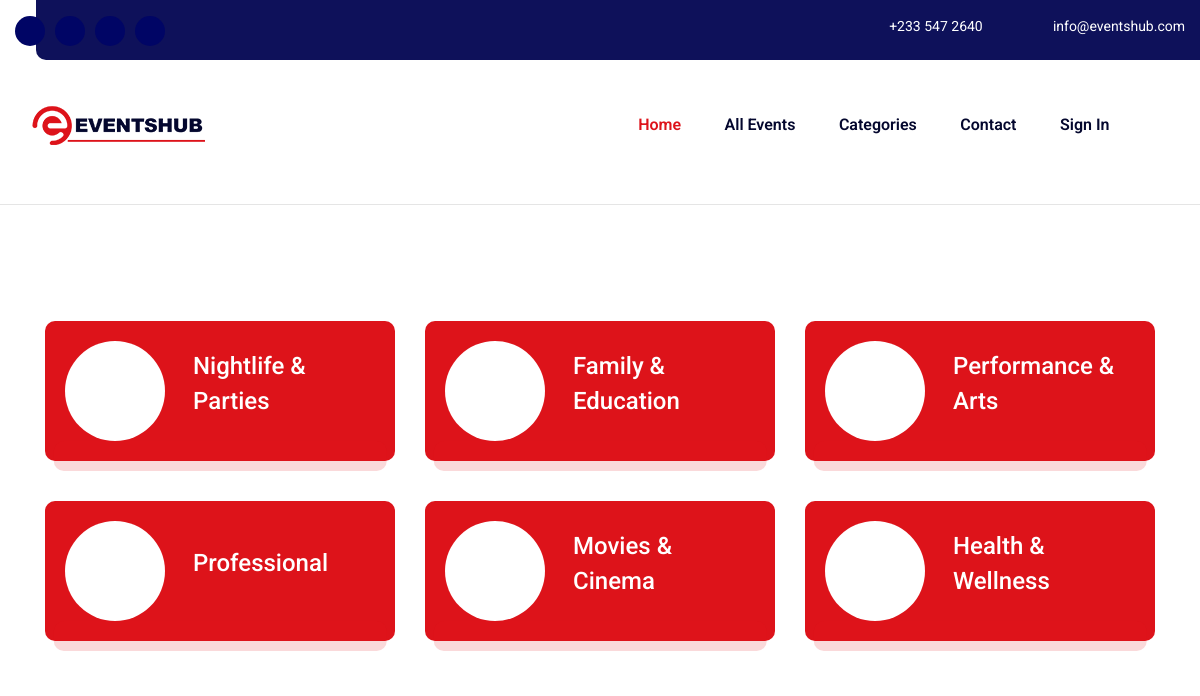
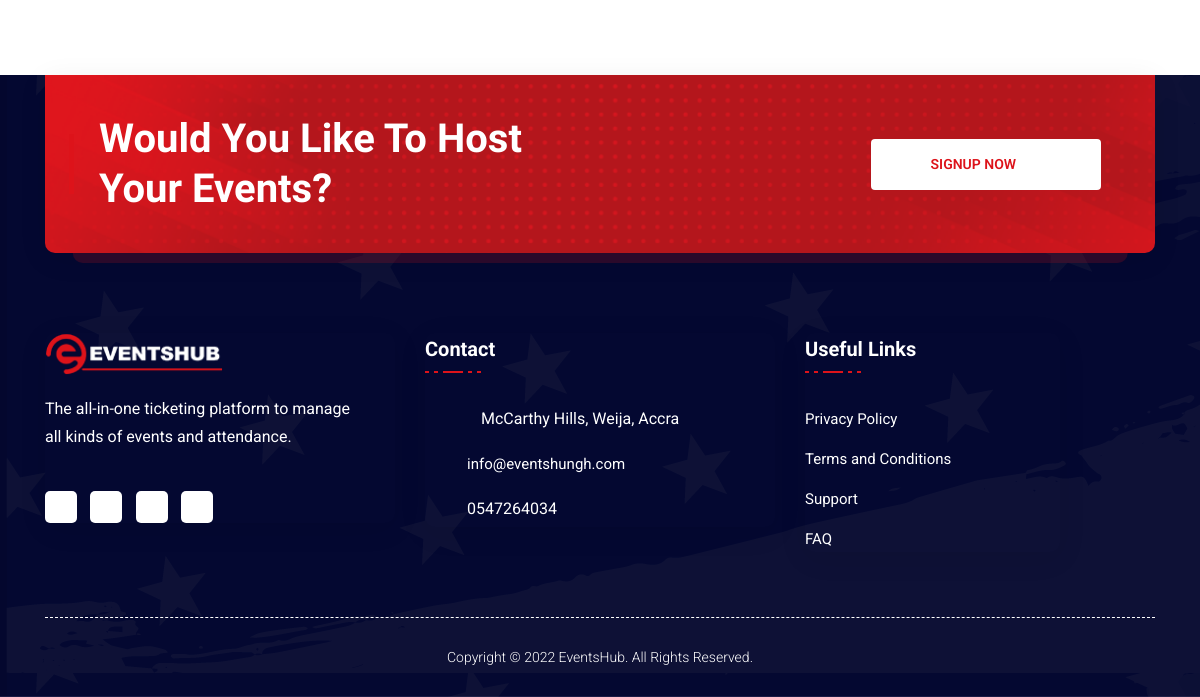
Page /event-categories/ on the earlier database version (2 pictures, top to bottom).
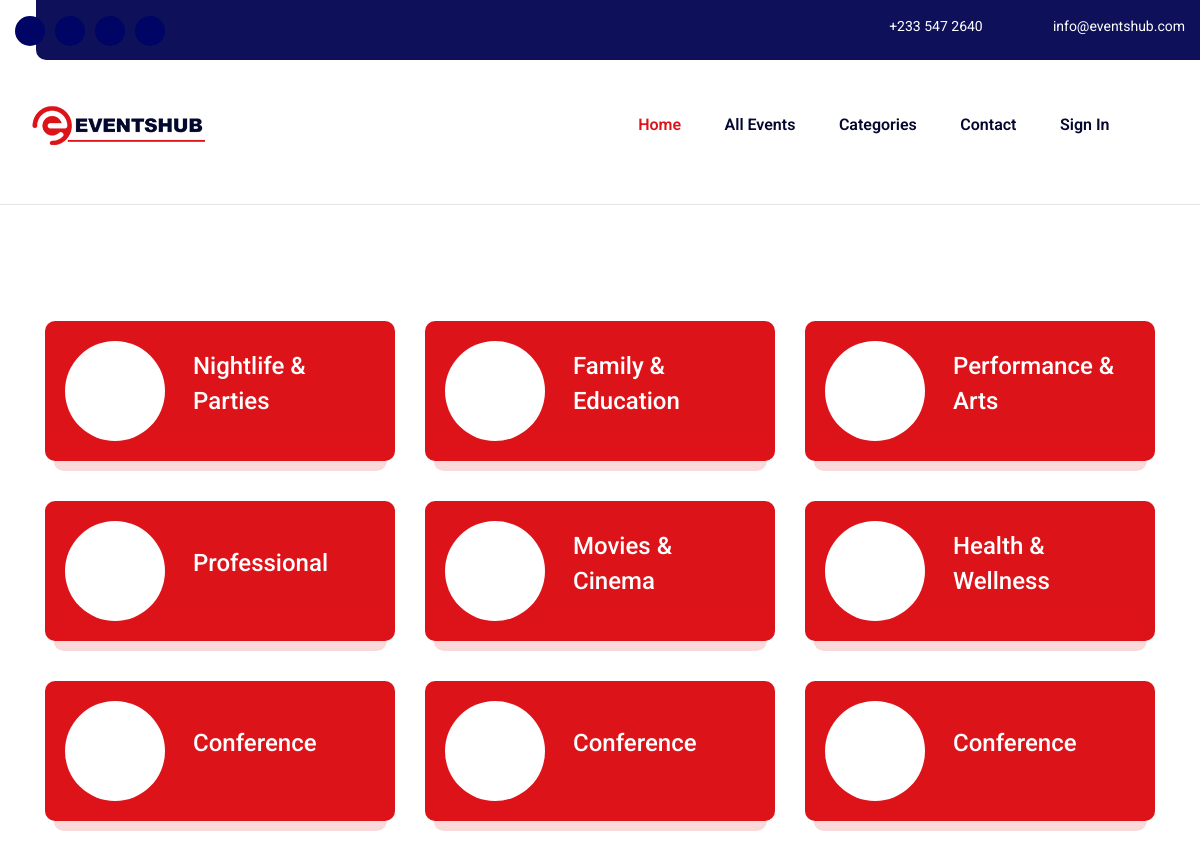
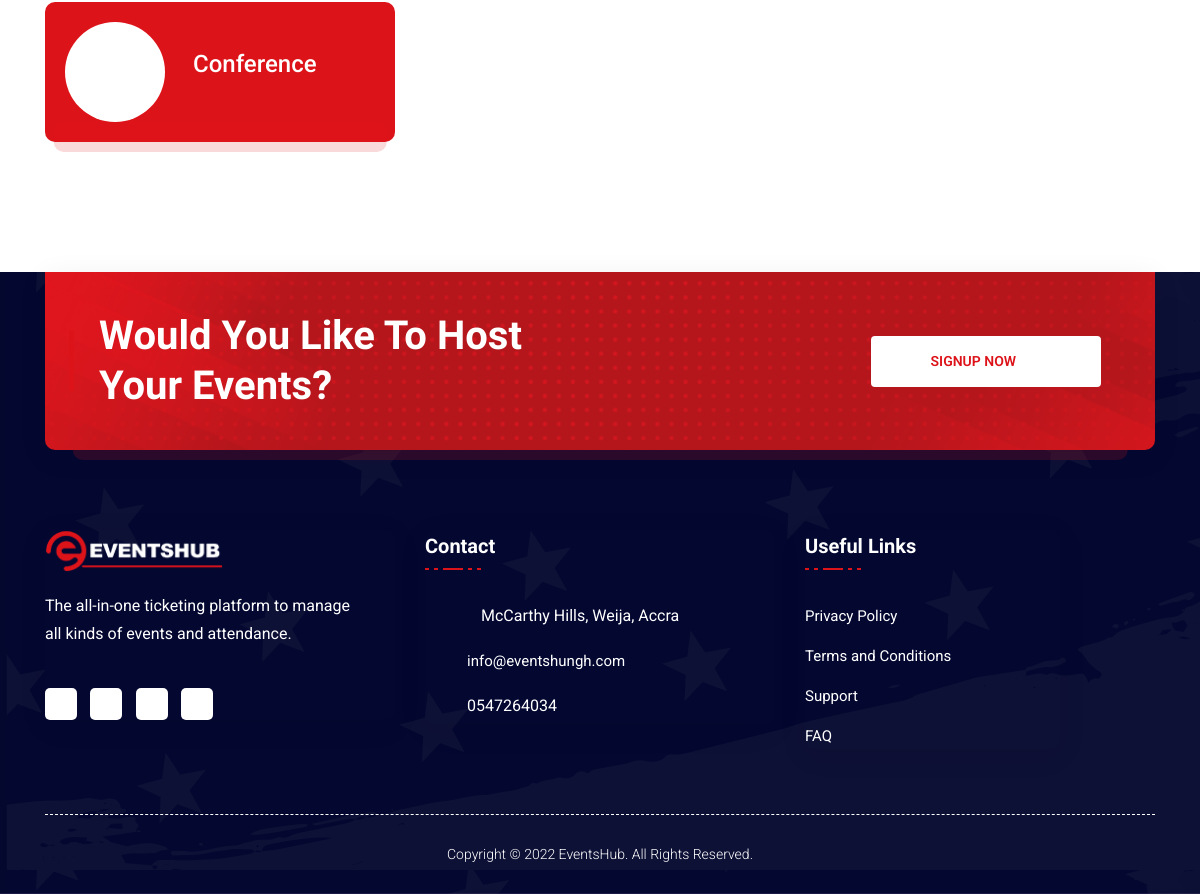
Same page on the later database version (2 pictures, top to bottom).
### events_app/models.py (models this page shows, shortened)
class EventCategory(models.Model):
    name = models.CharField(max_length=100)

### events_app/views.py (the view)
# urls.py: path('event-categories/', EventCategoryListView.as_view(), name='event-category-list'),
class EventCategoryListView(ListView):
    model = EventCategory
    template_name = 'events_app/eventcategory_list.html,'
    context_object_name = 'categories'

### events_app/templates/events_app/eventcategory_list.html (shortened to what this page needs)
{% extends 'events_app/base.html' %}
{% load static %}
{% block content %}
<div class="campaign-section-area">
  <div class="container">
    <div class="row">
      {% for eventcategory in categories %}
        <div class="col-lg-4">
          <div class="campaign-single-items-02 wow animate__animated animate__fadeInLeft">
            <div class="icon">
              <i class="icon-human-right"></i>
            </div>
            <div class="content">
              <div class="title-wrapper">
                <div class="title">
                  <h5><a href="{% url 'events_by_category' eventcategory.id %}">{{ eventcategory.name }}</a></h5>
                </div>
              </div>
            </div>
          </div>
        </div>
      {% endfor %}
    </div>
  </div>
</div>
{% endblock %}

Differences in the rows shown:
added EventCategory: name "Conference"
added EventCategory: name "Conference"
added EventCategory: name "Conference"
added EventCategory: name "Conference"
